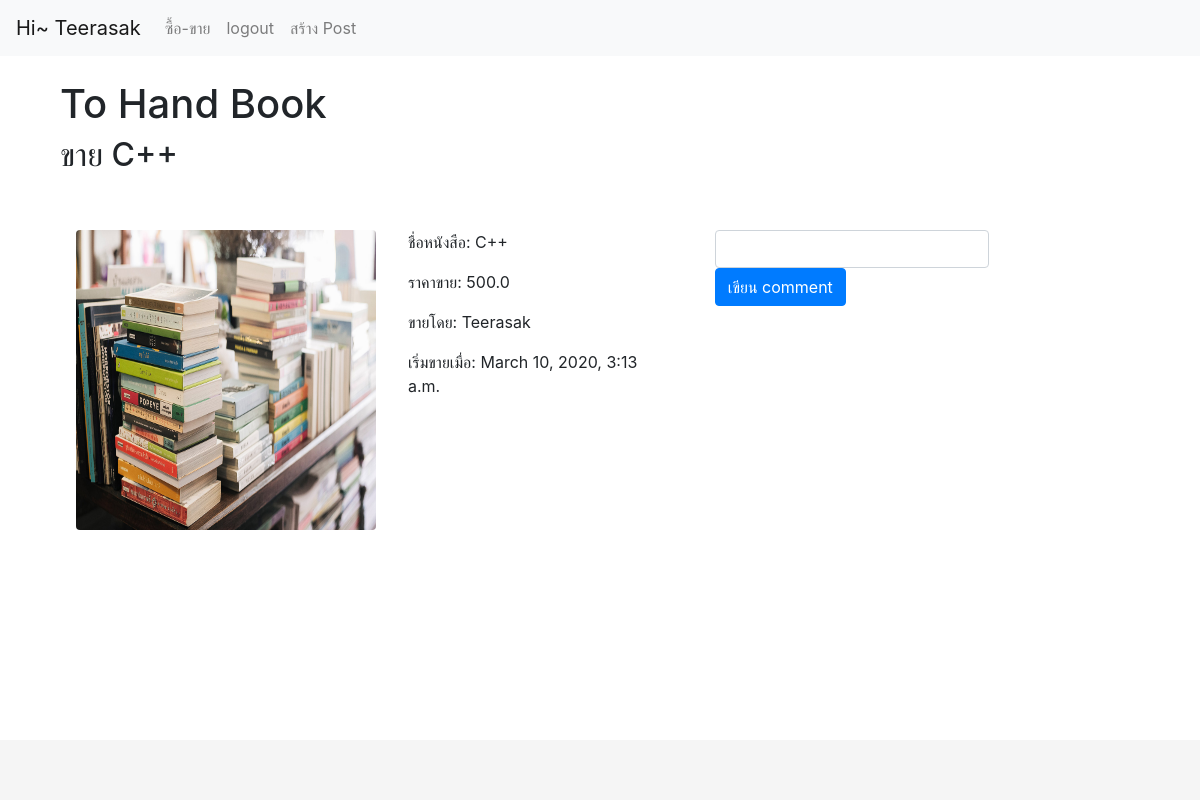
The page /view_post/2/ (signed in) on the database its author committed.
### Post/models.py (models this page shows)
class Book(models.Model):
    create_by = models.ForeignKey(User, on_delete=models.CASCADE)
    create_date = models.DateTimeField(auto_now=True)
    name_book = models.CharField(max_length=50)
    type_for = (('S', 'ขาย'),('B', 'ซื้อ'))
    type_post = models.CharField(max_length=1, choices=type_for)
    price = models.FloatField(default=0)
    picture = models.URLField(max_length = 500,null = True)
    status = models.BooleanField(default=True)

### Post/views.py (the view)
# urls.py: path('view_post/<int:book_id>/', views.view_post, name='view_post'),
def view_post(request, book_id):
    book_view = Book.objects.get(pk = book_id)
    comment_text = Message.objects.filter(post_id_id = book_id)
    return render(request, 'view_post.html', context={
        'book_view' : book_view,
        'book_id': book_id,
        'comment_text':comment_text,
    })

### Post/templates/view_post.html (shortened to what this page needs)
{% extends "base.html" %}
{% block content %}
<div class="container">
    <h1>To Hand Book</h1>
    {% if book_view.type_post == 'S' %}
    <h2>ขาย {{ book_view.name_book }}</h2>
    {% else %}
    <h2>ซื้อ {{ book_view.name_book }}</h2>
    {% endif %}
    <br/><br/>
    <div class="d-flex flex-row">
    <div class="form-group mx-3" >
        <img src="{{ book_view.picture }}" class="rounded float-left" style="width: 300px; height: 300px;">
    </div>
    <div class="form-group mx-3" >
        <p>ชื่อหนังสือ: {{  book_view.name_book }}</p>
        {% if book_view.type_post == 'S' %}
            <p>ราคาขาย: {{ book_view.price }}</p>
            <p>ขายโดย: {{ book_view.create_by.first_name }}</p>
            <p>เริ่มขายเมื่อ: {{ book_view.create_date }}</p>
        {% else %}
            <p>ราคาซื้อ: {{ book_view.price }}</p>
            <p>รับซื้อโดย: {{ book_view.create_by.first_name }}</p>
            <p>ตั้งรับเมื่อ: {{ book_view.create_date }}</p>
        {% endif %}
    </div>
    <div class="form-group mx-3">
        {% if user.is_authenticated %}
        <form class="form-inline" method="POST" action="{% url 'comment' book_id=book_id %}">
            <div class="form-group">
                <input type="text" class="form-control ml-3" id="inputext"
                    name="inputext" required>
            </div>
            <button type="submit" class="btn btn-primary ml-3">เขียน comment</button>
        </form>
        {% endif %}
        <br>
    </div>
    </div>
    <br/><br/>
</div>
{% endblock content %}

### templates/base.html (shortened to what this page needs)
<!DOCTYPE html>
{% load static %}
<html lang="en">
<head>
    <link rel="stylesheet" type="text/css" href="{% static 'css/bootstrap.css' %}">
</head>
<body>
    <nav class="navbar navbar-expand-lg navbar-light bg-light">
        <a class="navbar-brand" href="{% url 'index' %}">Hi~ {{request.user.first_name}}</a>
        <div class="collapse navbar-collapse" id="navbarNav">
            <ul class="navbar-nav">
                <li class="nav-item">
                    <a class="nav-link" href="{% url 'index' %}">ซื้อ-ขาย</a>
                </li>
                {% if user.is_authenticated %}
                    <li class="nav-item">
                    <a class="nav-link" href="{% url 'logout' %}">logout</a>
                    </li>
                    <li class="nav-item">
                        <a class="nav-link" href="{% url 'create_post' %}">สร้าง Post</a>
                        </li>
                {% endif %}
            </ul>
        </div>
    </nav>
    <br>
    <div class="container">
        {% block content %}
        {% endblock %}
    </div>
    <footer class="footer">
    </footer>
</body>
</html>

### templates/base.html (style rules this page uses)
html { position: relative; min-height: 100%; }
body { margin-bottom: 60px; }
.footer { position: absolute; bottom: 0; width: 100%; height: 60px; line-height: 60px; background-color: #f5f5f5; }

### rows shown on the page
Book: name_book "C++", picture (picture), price "500.0", create_by.first_name "Teerasak", create_date "March 10, 2020, 3:13 a.m."

### other values the page prints
{{ request.user.first_name }} "Teerasak"
